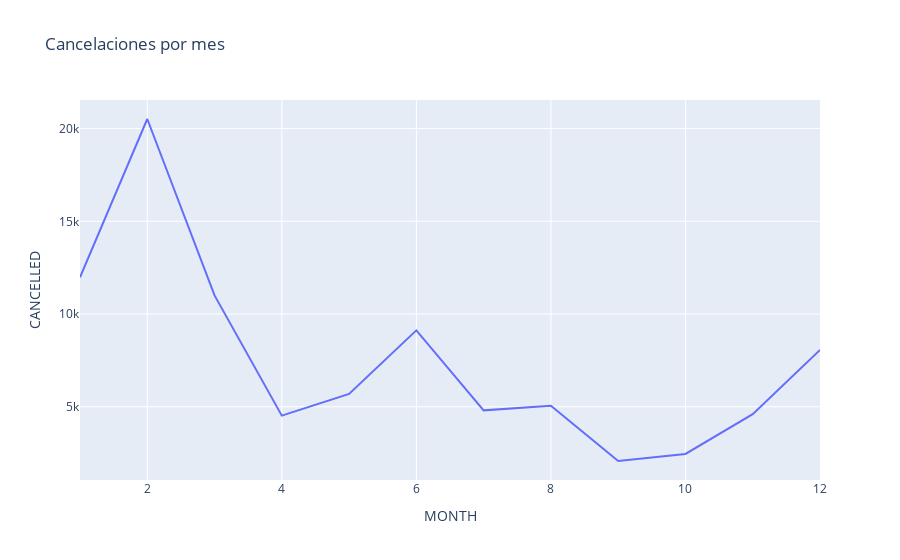

Notebook source saved alongside this figure:
### Code cell
#grafica de vuelos totales cancelados por mes  x=mes  y=conteo
fig = px.line(cancelmes, x="MONTH", y="CANCELLED", title='Cancelaciones por mes')
fig.show()

#FEBEREO es el mes con mas cancelaciones del año

### Figure 1 — Plotly figure (JSON) as saved in the notebook; plotly's stock layout.template omitted (floating-point values rounded to 4 significant figures)
{"data": [{"hovertemplate": "MONTH=%{x}<br>CANCELLED=%{y}<extra></extra>", "legendgroup": "", "line": {"color": "#636efa", "dash": "solid"}, "marker": {"symbol": "circle"}, "mode": "lines", "name": "", "orientation": "v", "showlegend": false, "type": "scatter", "x": [1, 2, 3, 4, 5, 6, 7, 8, 9, 10, 11, 12], "xaxis": "x", "y": [11982, 20517, 11002, 4520, 5694, 9120, 4806, 5052, 2075, 2454, 4599, 8063], "yaxis": "y"}], "layout": {"legend": {"tracegroupgap": 0}, "title": {"text": "Cancelaciones por mes"}, "xaxis": {"anchor": "y", "domain": [0, 1], "title": {"text": "MONTH"}}, "yaxis": {"anchor": "x", "domain": [0, 1], "title": {"text": "CANCELLED"}}}}
